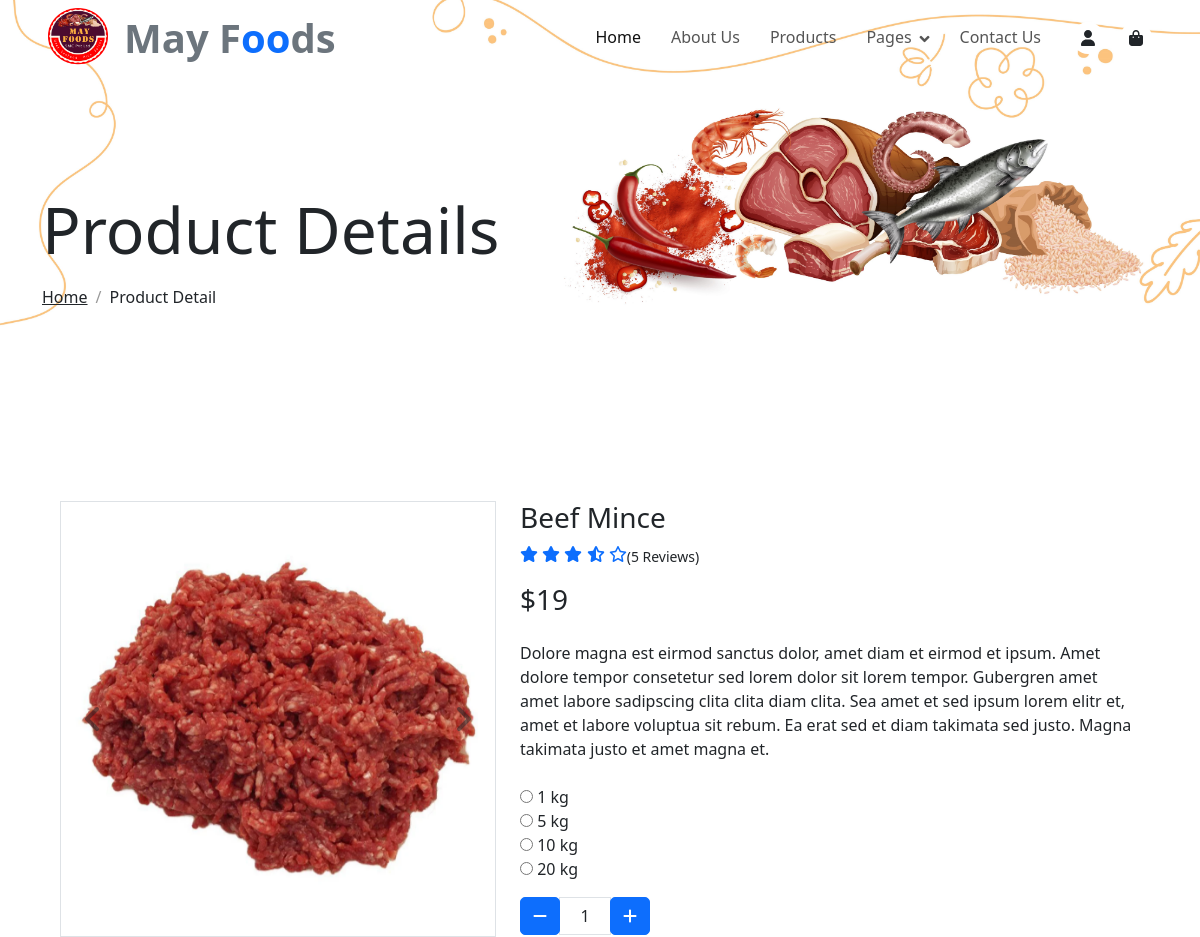
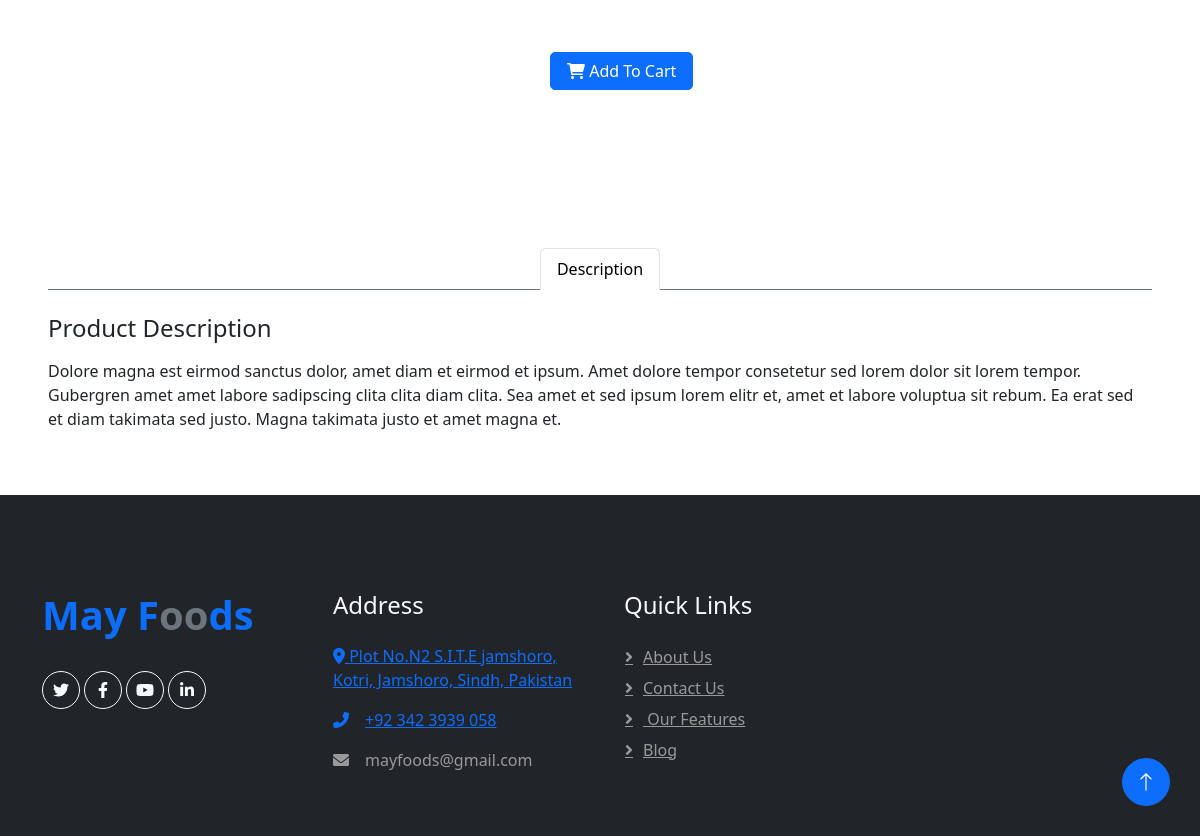
Page /productDetails.php?id=1 on the earlier database version (2 pictures, top to bottom).
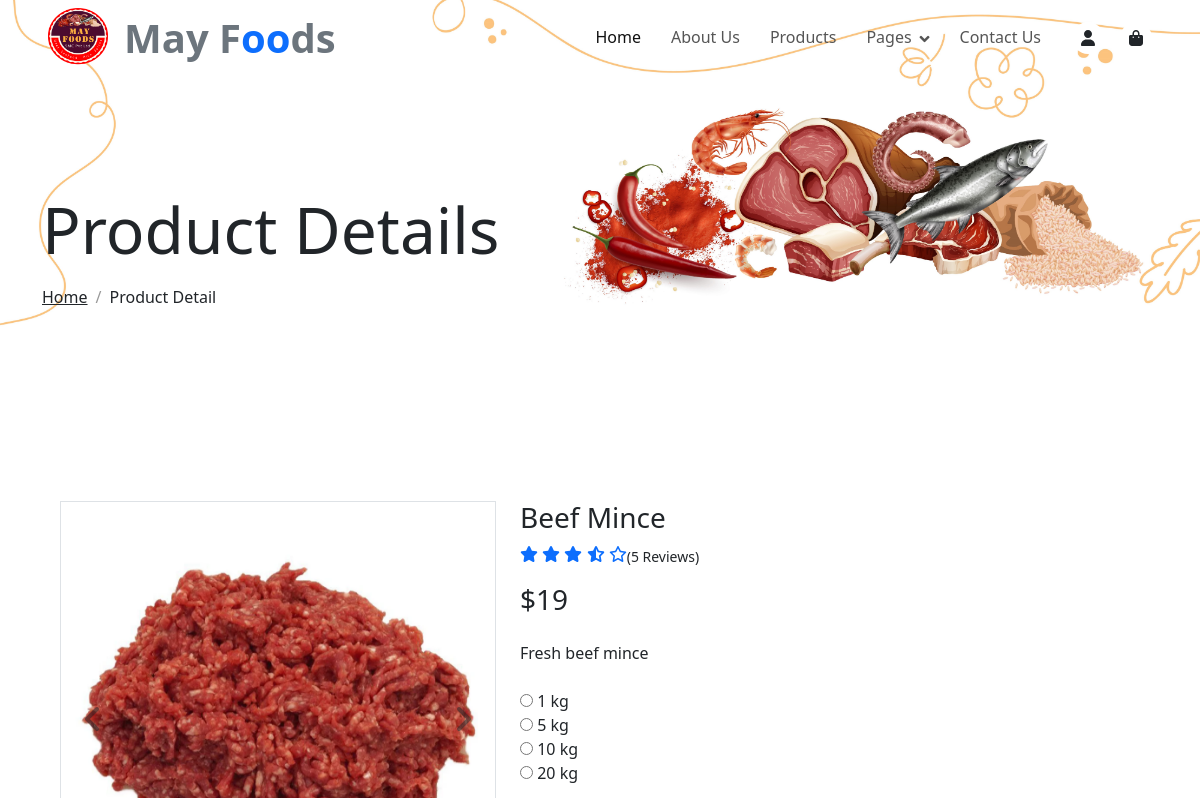
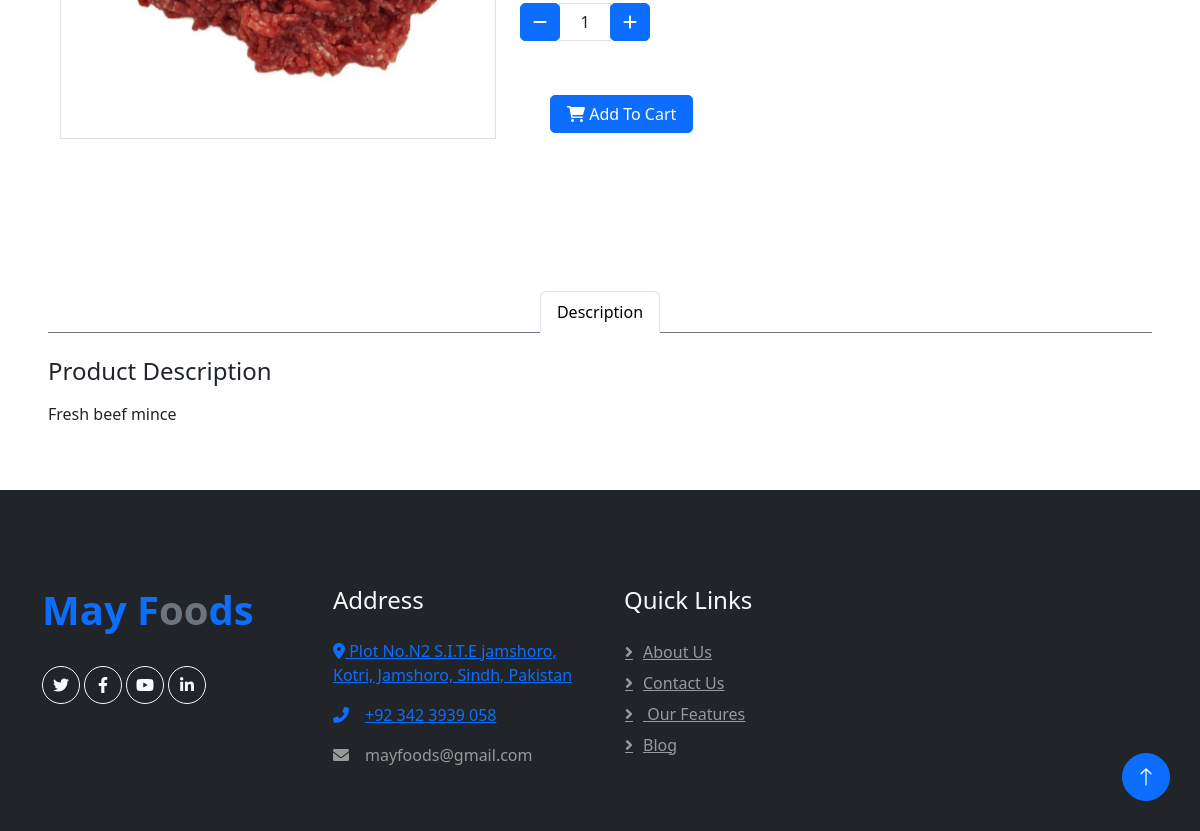
Same page on the later database version (2 pictures, top to bottom).
### tables this page shows
CREATE TABLE `product` (
  `id` int(11) NOT NULL,
  `productName` varchar(55) NOT NULL,
  `price` int(11) NOT NULL,
  `description` varchar(500) NOT NULL,
  `category` varchar(55) NOT NULL,
  `productImage` varchar(255) NOT NULL,
  `time` timestamp NOT NULL DEFAULT current_timestamp()
);

### productDetails.php (the view, shortened to what this page needs)
<?php
include('header.php');
require_once("admin/db_connection.php");
?>
<div class="container-fluid page-header mb-5 wow fadeIn" data-wow-delay="0.1s">
    <div class="container">
        <h1 class="display-3 mb-3 animated slideInDown">Product Details</h1>
        <nav aria-label="breadcrumb animated slideInDown">
            <ol class="breadcrumb mb-0">
                <li class="breadcrumb-item"><a class="text-body" href="index.php">Home</a></li>
                <li class="breadcrumb-item text-dark active" aria-current="page">Product Detail</li>
            </ol>
        </nav>
    </div>
</div>
<?php
if (isset($_GET['id'])) {
    $productId = $_GET['id'];
    $query = "SELECT * FROM product where id = $productId";
    $result = mysqli_query($conn, $query);
    if (mysqli_num_rows($result) == 1) {
        $row = mysqli_fetch_assoc($result);
        ?>
        <div class="container-fluid py-5">
            <div class="row px-xl-5">
                <div class="col-lg-5 pb-5">
                    <div id="product-carousel" class="carousel slide" data-ride="carousel">
                        <div class="carousel-inner border">
                            <div class="carousel-item active">
                                <img class="w-100 h-100" src="img/<?= $row['productImage'] ?>" alt="Image">
                            </div>
                        </div>
                        <a class="carousel-control-prev" href="#product-carousel" data-slide="prev">
                            <i class="fa fa-2x fa-angle-left text-dark"></i>
                        </a>
                        <a class="carousel-control-next" href="#product-carousel" data-slide="next">
                            <i class="fa fa-2x fa-angle-right text-dark"></i>
                        </a>
                    </div>
                </div>
                <div class="col-lg-7 pb-5">
                    <h3 class="font-weight-semi-bold">
                        <?= $row['productName'] ?>
                    </h3>
                    <div class="d-flex mb-3">
                        <div class="text-primary mr-2">
                            <small class="fas fa-star"></small>
                            <small class="fas fa-star"></small>
                            <small class="fas fa-star"></small>
                            <small class="fas fa-star-half-alt"></small>
                            <small class="far fa-star"></small>
                        </div>
                        <small class="pt-1">(5 Reviews)</small>
                    </div>
                    <h3 class="font-weight-semi-bold mb-4">
                        $<?= $row['price'] ?>
                    </h3>
                    <p class="mb-4"><?= $row['description'] ?></p>
                    <div class="d-flex mb-4">
                        <form method="post">
                            <div class="custom-control custom-radio custom-control-inline">
                                <input type="radio" class="custom-control-input" id="color-1" value="1kg" name="kg">
                                <label class="custom-control-label" for="color-1">1 kg</label>
                            </div>
                            <div class="custom-control custom-radio custom-control-inline">
                                <input type="radio" class="custom-control-input" id="color-2" value="5kg" name="kg">
                                <label class="custom-control-label" for="color-2">5 kg</label>
                            </div>
                            <div class="custom-control custom-radio custom-control-inline">
                                <input type="radio" class="custom-control-input" id="color-3" value="10kg" name="kg">
                                <label class="custom-control-label" for="color-3">10 kg</label>
                            </div>
                            <div class="custom-control custom-radio custom-control-inline">
                                <input type="radio" class="custom-control-input" id="color-4" value="20kg" name="kg">
                                <label class="custom-control-label" for="color-4">20 kg</label>
                            </div>
                            <div class="input-group quantity mr-3" style="width: 130px;">
                                <div class="input-group-btn">
                                    <button class="btn btn-primary btn-minus">
                                        <i class="fa fa-minus"></i>
                                    </button>
                                </div>
                                <input name="quantity" id="quantityInput" type="text" class="form-control text-center"
                                    value="1">
                                <div class="input-group-btn">
                                    <button class="btn btn-primary btn-plus">
                                        <i class="fa fa-plus"></i>
                                    </button>
                                </div>
                            </div>
                    </div>
                    <div style="padding:30px">
                        <button name="submit" class="btn btn-primary px-3"><i class="fa fa-shopping-cart mr-1"></i> Add To
                            Cart</button>
                    </div>
                </div>
                <div class="d-flex align-items-center mb-4 pt-2">
                </div>
            </div>
        </div>
        <div class="row px-xl-5">
            <div class="col">
                <div class="nav nav-tabs justify-content-center border-secondary mb-4">
                    <a class="nav-item nav-link active" data-toggle="tab" href="#tab-pane-1">Description</a>
                </div>
                <div class="tab-content">
                    <div class="tab-pane fade show active" id="tab-pane-1">
                        <h4 class="mb-3">Product Description</h4>
                        <p>
                            <?= $row['description'] ?>
                        </p>
                    </div>
                </div>
            </div>
        </div>
        <?php
    }
}
include('footer.php') ?>

### header.php (shortened to what this page needs)
<!DOCTYPE html>
<html lang="en">
<head>
    <link href="https://cdnjs.cloudflare.com/ajax/libs/font-awesome/5.10.0/css/all.min.css" rel="stylesheet">
    <link href="https://cdn.jsdelivr.net/npm/bootstrap-icons@1.4.1/font/bootstrap-icons.css" rel="stylesheet">
    <link rel="stylesheet" href="https://cdnjs.cloudflare.com/ajax/libs/twitter-bootstrap/5.3.0/css/bootstrap.min.css">
    <link href="lib/animate/animate.min.css" rel="stylesheet">
    <link href="lib/owlcarousel/assets/owl.carousel.min.css" rel="stylesheet">
    <link href="css/bootstrap.min.css" rel="stylesheet">
    <link href="css/style.css" rel="stylesheet">
</head>
<body>
    <div class="container-fluid fixed-top px-0 wow fadeIn" data-wow-delay="0.1s">
        <nav class="navbar navbar-expand-lg navbar-light py-lg-0 px-lg-5 wow fadeIn" data-wow-delay="0.1s">
            <img class="navbar-brand" src="img/mayFoodsLogo.png" style="height: 70px; width:60px">
            <a href="index.php" class="navbar-brand ms-4 ms-lg-0">
                <h1 class="fw-bold text-secondary  m-0">May F<span class="text-primary">oo</span>ds</h1>
            </a>
            <div class="collapse navbar-collapse" id="navbarCollapse">
                <div class="navbar-nav ms-auto p-4 p-lg-0">
                    <a href="index.php" class="nav-item nav-link active">Home</a>
                    <a href="about.php" class="nav-item nav-link">About Us</a>
                    <a href="product.php" class="nav-item nav-link">Products</a>
                    <div class="nav-item dropdown">
                        <a href="#" class="nav-link dropdown-toggle" data-bs-toggle="dropdown">Pages</a>
                    </div>
                    <a href="contact.php" class="nav-item nav-link">Contact Us</a>
                </div>
                    <a class="btn-sm-square bg-white rounded-circle ms-3" href="user_profile.php">
                        <small class="fa fa-user text-body"></small>
                    </a>
                    <a class="btn-sm-square bg-white rounded-circle ms-3" href="cart.php">
                        <small class="fa fa-shopping-bag text-body"></small>
                    </a>
            </div>
        </nav>
    </div>

### footer.php (shortened to what this page needs)
    <div class="container-fluid bg-dark footer mt-5 pt-5 wow fadeIn" data-wow-delay="0.1s">
        <div class="container py-5">
            <div class="row g-5">
                <div class="col-lg-3 col-md-6">
                    <h1 class="fw-bold text-primary mb-4">May F<span class="text-secondary">oo</span>ds</h1>
                    <div class="d-flex pt-2">
                        <a class="btn btn-square btn-outline-light rounded-circle me-1" href=""><i
                                class="fab fa-twitter"></i></a>
                        <a class="btn btn-square btn-outline-light rounded-circle me-1" href=""><i
                                class="fab fa-facebook-f"></i></a>
                        <a class="btn btn-square btn-outline-light rounded-circle me-1" href=""><i
                                class="fab fa-youtube"></i></a>
                        <a class="btn btn-square btn-outline-light rounded-circle me-0" href=""><i
                                class="fab fa-linkedin-in"></i></a>
                    </div>
                </div>
                <div class="col-lg-3 col-md-6">
                    <h4 class="text-light mb-4">Address</h4>
                    <p><a href="https://www.google.com/maps/?cid=1960018890830958322">
                        <i class="fas fa-map-marker-alt"></i>
                        Plot No.N2 S.I.T.E jamshoro, Kotri, Jamshoro, Sindh, Pakistan
                      </a></p>
                    <p><a href="tel:+923423939058"><i class="fa fa-phone-alt me-3"></i>+92 342 3939 058</a></p>
                    <p><i class="fa fa-envelope me-3"></i>mayfoods@gmail.com</p>
                </div>
                <div class="col-lg-3 col-md-6">
                    <h4 class="text-light mb-4">Quick Links</h4>
                    <a class="btn btn-link" href="about.php">About Us</a>
                    <a class="btn btn-link" href="contact.php">Contact Us</a>
                    <a class="btn btn-link" href="feature.php"> Our Features</a>
                    <a class="btn btn-link" href="blog.php">Blog</a>
                </div>
            </div>
        </div>
    </div>
    <a href="#" class="btn btn-lg btn-primary btn-lg-square rounded-circle back-to-top"><i
            class="bi bi-arrow-up"></i></a>
</body>
</html>

### css/style.css (style rules this page uses)
:root { --primary: #3CB815; --secondary: #F65005; --light: #F7F8FC; --grey: #c6c6c6; --dark: #111111; }
.back-to-top { position: fixed; display: none; right: 30px; bottom: 30px; z-index: 99; }
.btn { font-weight: 500; transition: .5s; }
.btn.btn-primary, .btn.btn-secondary, .btn.btn-outline-primary:hover, .btn.btn-outline-secondary:hover { color: #FFFFFF; }
.btn-square { width: 38px; height: 38px; }
.btn-sm-square { width: 32px; height: 32px; }
.btn-lg-square { width: 48px; height: 48px; }
.btn-square, .btn-sm-square, .btn-lg-square { padding: 0; display: flex; align-items: center; justify-content: center; font-weight: normal; }
.fixed-top { transition: .5s; }
.navbar .dropdown-toggle::after { border: none; content: "\f107"; font-family: "Font Awesome 5 Free"; font-weight: 900; vertical-align: middle; margin-left: 8px; }
.navbar .navbar-nav .nav-link { padding: 25px 15px; color: #555555; font-weight: 500; outline: none; }
.navbar .navbar-nav .nav-link:hover, .navbar .navbar-nav .nav-link.active { color: var(--dark); }
.carousel-control-prev, .carousel-control-next { width: 15%; }
.page-header { padding-top: 12rem; padding-bottom: 6rem; background: url(../img/header-2.jpg) top right no-repeat; background-size: cover; }
.breadcrumb-item+.breadcrumb-item::before { color: #999999; }
.footer { color: #999999; }
.footer .btn.btn-link { display: block; margin-bottom: 5px; padding: 0; text-align: left; color: #999999; font-weight: normal; text-transform: capitalize; transition: .3s; }
.footer .btn.btn-link::before { position: relative; content: "\f105"; font-family: "Font Awesome 5 Free"; font-weight: 900; color: #999999; margin-right: 10px; }
.btn { border-radius: 5px; }

Differences in the rows shown:
changed product "Beef Mince": description "Dolore magna est eirmod sanctus dolor, amet diam et eirmod et ipsum. Amet dolore tempor consetetur sed lorem dolor sit lorem tempor. Gubergren amet amet labore sadipscing clita clita diam clita. Sea amet et sed ipsum lorem elitr et, amet et labore voluptua sit rebum. Ea erat sed et diam takimata sed justo. Magna takimata justo et amet magna et." → "Fresh beef mince"
